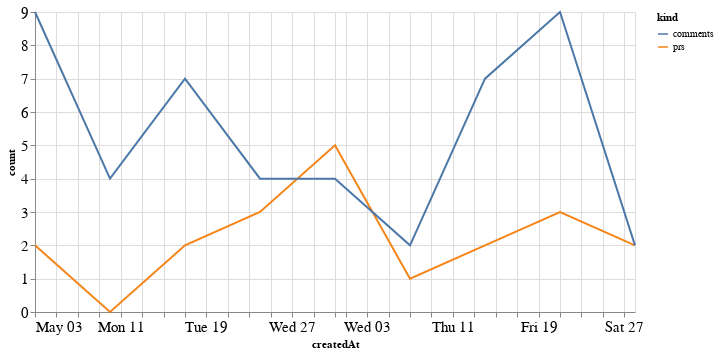

Here is the notebook cell this chart was saved with:
### Code cell
alt.Chart(total_time, width=600).mark_line().encode(
    x='createdAt',
    y='count',
    color='kind'
)

### Figure 1 — Vega-Lite specification as saved in the notebook (floating-point values rounded to 4 significant figures)
{"config": {"axisLeft": {"labelFontSize": 15}, "axisBottom": {"labelFontSize": 15}}, "data": {"name": "data-c2289c899973467bf741c0a9f1444cfa"}, "mark": "line", "encoding": {"color": {"type": "nominal", "field": "kind"}, "x": {"type": "temporal", "field": "createdAt"}, "y": {"type": "quantitative", "field": "count"}}, "width": 600, "$schema": "https://vega.github.io/schema/vega-lite/v4.8.1.json", "datasets": {"data-c2289c899973467bf741c0a9f1444cfa": [{"createdAt": "2020-05-03T00:00:00", "kind": "prs", "count": 2}, {"createdAt": "2020-05-10T00:00:00", "kind": "prs", "count": 0}, {"createdAt": "2020-05-17T00:00:00", "kind": "prs", "count": 2}, {"createdAt": "2020-05-24T00:00:00", "kind": "prs", "count": 3}, {"createdAt": "2020-05-31T00:00:00", "kind": "prs", "count": 5}, {"createdAt": "2020-06-07T00:00:00", "kind": "prs", "count": 1}, {"createdAt": "2020-06-14T00:00:00", "kind": "prs", "count": 2}, {"createdAt": "2020-06-21T00:00:00", "kind": "prs", "count": 3}, {"createdAt": "2020-06-28T00:00:00", "kind": "prs", "count": 2}, {"createdAt": "2020-05-03T00:00:00", "kind": "comments", "count": 9}, {"createdAt": "2020-05-10T00:00:00", "kind": "comments", "count": 4}, {"createdAt": "2020-05-17T00:00:00", "kind": "comments", "count": 7}, {"createdAt": "2020-05-24T00:00:00", "kind": "comments", "count": 4}, {"createdAt": "2020-05-31T00:00:00", "kind": "comments", "count": 4}, {"createdAt": "2020-06-07T00:00:00", "kind": "comments", "count": 2}, {"createdAt": "2020-06-14T00:00:00", "kind": "comments", "count": 7}, {"createdAt": "2020-06-21T00:00:00", "kind": "comments", "count": 9}, {"createdAt": "2020-06-28T00:00:00", "kind": "comments", "count": 2}]}}
